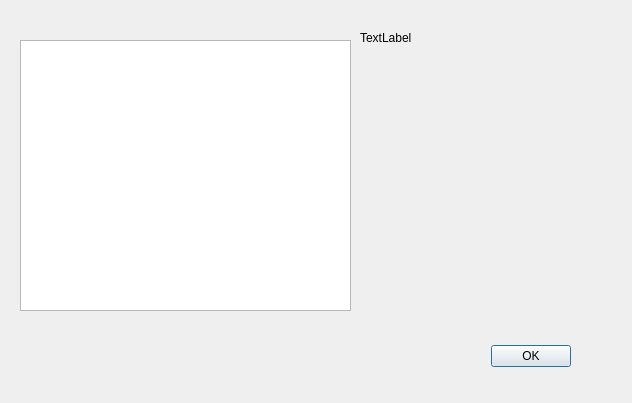
<?xml version="1.0" encoding="UTF-8"?>
<ui version="4.0">
 <class>SelectDiscard</class>
 <widget class="QDialog" name="SelectDiscard">
  <property name="geometry">
   <rect>
    <x>0</x>
    <y>0</y>
    <width>632</width>
    <height>403</height>
   </rect>
  </property>
  <property name="windowTitle">
   <string>Dialog</string>
  </property>
  <widget class="QDialogButtonBox" name="buttonBox">
   <property name="geometry">
    <rect>
     <x>230</x>
     <y>340</y>
     <width>341</width>
     <height>32</height>
    </rect>
   </property>
   <property name="orientation">
    <enum>Qt::Horizontal</enum>
   </property>
   <property name="standardButtons">
    <set>QDialogButtonBox::Ok</set>
   </property>
  </widget>
  <widget class="QLabel" name="label">
   <property name="geometry">
    <rect>
     <x>360</x>
     <y>30</y>
     <width>72</width>
     <height>15</height>
    </rect>
   </property>
   <property name="text">
    <string>TextLabel</string>
   </property>
  </widget>
  <widget class="QTableView" name="tableView">
   <property name="geometry">
    <rect>
     <x>20</x>
     <y>40</y>
     <width>331</width>
     <height>271</height>
    </rect>
   </property>
  </widget>
 </widget>
 <resources/>
 <connections>
  <connection>
   <sender>buttonBox</sender>
   <signal>accepted()</signal>
   <receiver>SelectDiscard</receiver>
   <slot>accept()</slot>
   <hints>
    <hint type="sourcelabel">
     <x>248</x>
     <y>254</y>
    </hint>
    <hint type="destinationlabel">
     <x>157</x>
     <y>274</y>
    </hint>
   </hints>
  </connection>
  <connection>
   <sender>buttonBox</sender>
   <signal>rejected()</signal>
   <receiver>SelectDiscard</receiver>
   <slot>reject()</slot>
   <hints>
    <hint type="sourcelabel">
     <x>316</x>
     <y>260</y>
    </hint>
    <hint type="destinationlabel">
     <x>286</x>
     <y>274</y>
    </hint>
   </hints>
  </connection>
 </connections>
</ui>
